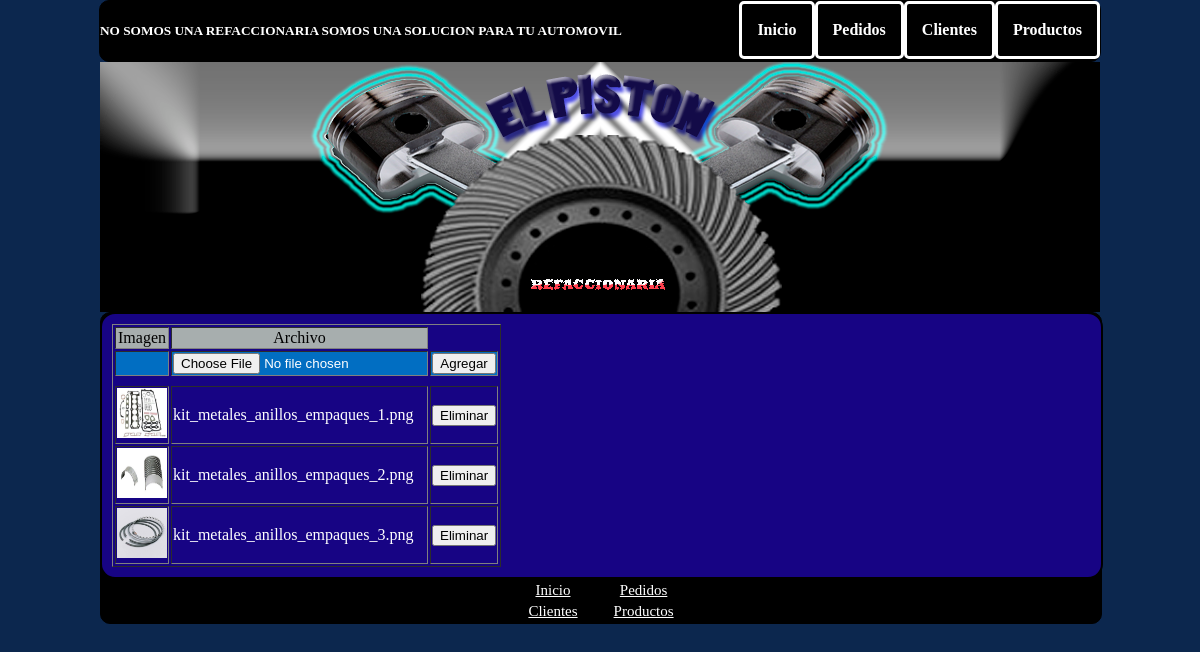
Page /Refaccionaria/admin/agregarimagen.php?id=3 on the committed database.
### tables this page shows
CREATE TABLE IF NOT EXISTS `imagenesproductos` (
  `id` int(100) NOT NULL AUTO_INCREMENT,
  `idproducto` int(100) DEFAULT NULL,
  `imagen` varchar(100) DEFAULT NULL,
  `titulo` varchar(100) DEFAULT NULL,
  `descripcion` varchar(100) DEFAULT NULL,
  PRIMARY KEY (`id`),
  KEY `idproducto` (`idproducto`)
);

### Refaccionaria/admin/agregarimagen.php (the view, shortened to what this page needs)
<?php include "cabeceraadmin.php"?>
<?php include "../php/config.php"?>
<table border="1">
	<tr style="background:#A7AEAE; color:black; text-align:center;"><td>Imagen</td><td>Archivo</td></tr>
	<tr style="background:#016EC2; text-align:center;">
		<?php echo'<form enctype="multipart/form-data" action="nuevaimagen.php?id='.$_GET['id'].'" method="POST">
			<td></td>
			<td><input type="file" name="archivo" ></td>
			<td><input type="submit" value="Agregar"></td>
		</form>'?>
	</tr>
<?php
$conexion = mysqli_connect($servidor, $usuario, $contrasena, $basededatos);mysqli_set_charset($conexion, "utf8");
mysqli_set_charset($conexion, "utf8");
$peticion = "SELECT * FROM imagenesproductos WHERE idproducto=".$_GET['id']." GROUP BY imagen";
$resultado = mysqli_query($conexion, $peticion);
while($fila = mysqli_fetch_array($resultado))
{
	echo '<tr>';
	echo '
		<td><img src="../photo/'.$fila['imagen'].'" width="50px" height="50px"/></td>
		<td>'.$fila['imagen'].'</td>
		<td><a href="eliminarimagen.php?id='.$fila['id'].'&idp='.$fila['idproducto'].'"><button>Eliminar</button></a></td>
	</tr>';
}
?>
</table>
<?php include "piedepaginaadmin.php"?>

### rows in the picture
imagenesproductos: imagen (picture), imagen "kit_metales_anillos_empaques_1.png"
imagenesproductos: imagen (picture), imagen "kit_metales_anillos_empaques_2.png"
imagenesproductos: imagen (picture), imagen "kit_metales_anillos_empaques_3.png"
